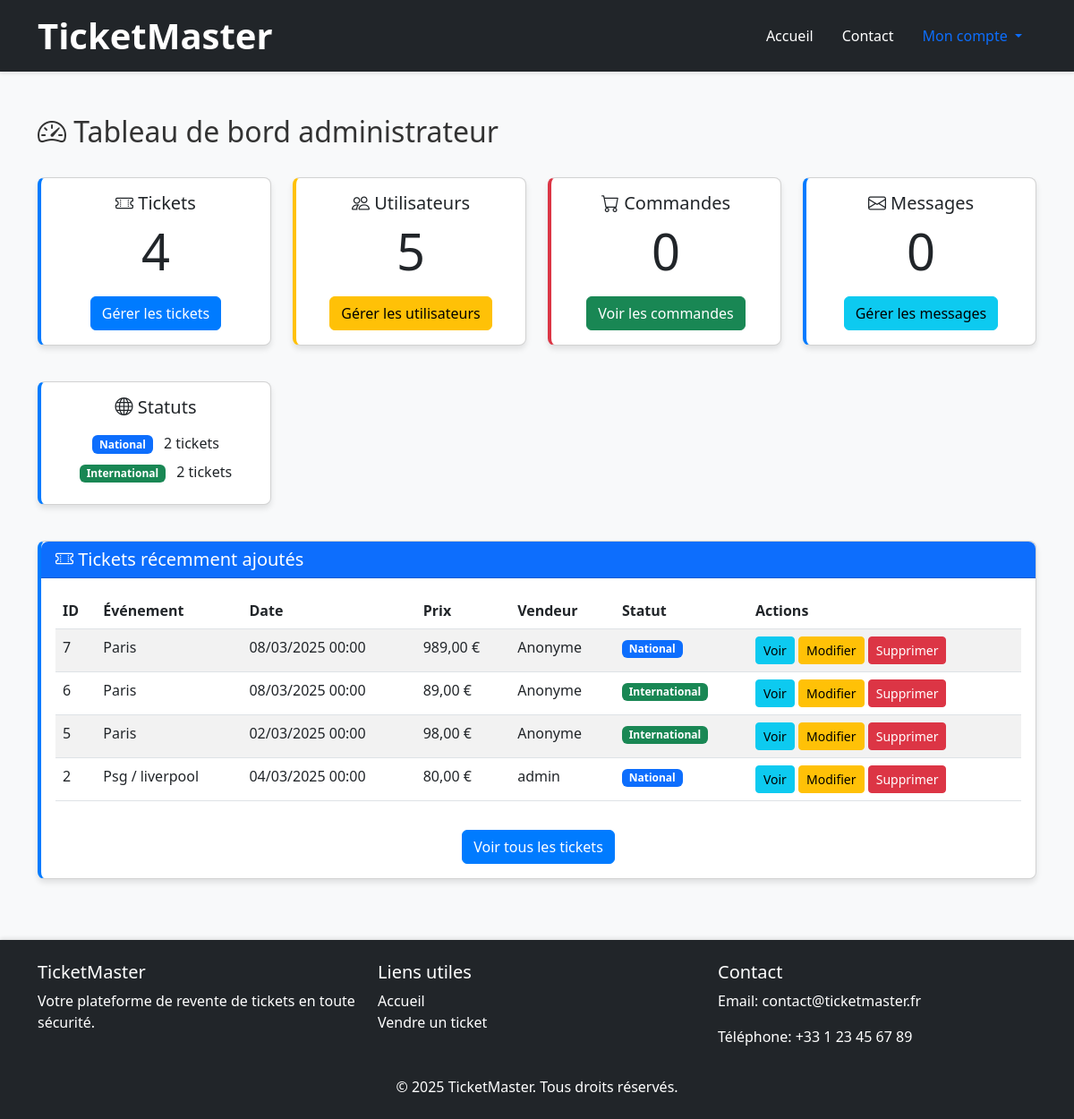
Page /admin/dashboard.php (signed in) on the committed database.
### tables this page shows
CREATE TABLE `tickets` (
  `id` int NOT NULL,
  `user_id` int DEFAULT NULL,
  `event_name` varchar(100) NOT NULL,
  `event_date` datetime NOT NULL,
  `location` varchar(100) NOT NULL,
  `price` decimal(10,2) NOT NULL,
  `status` enum('National','International') NOT NULL DEFAULT 'National'
);

CREATE TABLE `users` (
  `id` int NOT NULL,
  `username` varchar(50) NOT NULL,
  `password` varchar(255) NOT NULL,
  `email` varchar(100) NOT NULL,
  `is_admin` tinyint(1) DEFAULT '0'
);

### config/database.php (called while the page is built, shortened)
<?php
function getPDO() {
    return $GLOBALS['pdo'];
}

### admin/dashboard.php (the view, shortened to what this page needs)
<?php
require_once '../config/database.php';
try {
    $stmt = getPDO()->query('SELECT COUNT(*) FROM tickets');
    $total_tickets = $stmt->fetchColumn();
    $stmt = getPDO()->query('SELECT COUNT(*) FROM users');
    $total_users = $stmt->fetchColumn();
    $stmt = getPDO()->query('SELECT COUNT(*) FROM orders');
    $total_orders = $stmt->fetchColumn();
    $stmt = getPDO()->query('SELECT COUNT(*) FROM messages');
    $total_messages = $stmt->fetchColumn();
    $stmt = getPDO()->query('SELECT status, COUNT(*) as count FROM tickets GROUP BY status');
    $tickets_by_status = $stmt->fetchAll();
    $stmt = getPDO()->query('SELECT t.*, u.username FROM tickets t LEFT JOIN users u ON t.user_id = u.id ORDER BY t.id DESC LIMIT 5');
    $recent_tickets = $stmt->fetchAll();
} catch (PDOException $e) {
    die('Erreur lors de la récupération des statistiques: ' . $e->getMessage());
}
?>
<!DOCTYPE html>
<html lang="fr">
<head>
    <link rel="stylesheet" href="https://cdn.jsdelivr.net/npm/bootstrap@5.3.0/dist/css/bootstrap.min.css">
    <link rel="stylesheet" href="https://cdn.jsdelivr.net/npm/bootstrap-icons@1.10.0/font/bootstrap-icons.css">
    <link rel="stylesheet" href="../assets/css/style.css">
</head>
<body>
    <?php include '../includes/header.php'; ?>
    <div class="container mt-5 admin-dashboard">
        <div class="d-flex justify-content-between align-items-center mb-4">
            <h2><i class="bi bi-speedometer2"></i> Tableau de bord administrateur</h2>
        </div>
        <div class="row mb-4">
            <div class="col-md-3">
                <div class="card text-center mb-3">
                    <div class="card-body">
                        <h5 class="card-title"><i class="bi bi-ticket-perforated"></i> Tickets</h5>
                        <p class="card-text display-4"><?php echo $total_tickets; ?></p>
                        <a href="tickets.php" class="btn btn-primary">Gérer les tickets</a>
                    </div>
                </div>
            </div>
            <div class="col-md-3">
                <div class="card text-center mb-3 users">
                    <div class="card-body">
                        <h5 class="card-title"><i class="bi bi-people"></i> Utilisateurs</h5>
                        <p class="card-text display-4"><?php echo $total_users; ?></p>
                        <a href="users.php" class="btn btn-warning">Gérer les utilisateurs</a>
                    </div>
                </div>
            </div>
            <div class="col-md-3">
                <div class="card text-center mb-3 orders">
                    <div class="card-body">
                        <h5 class="card-title"><i class="bi bi-cart"></i> Commandes</h5>
                        <p class="card-text display-4"><?php echo $total_orders; ?></p>
                        <a href="orders.php" class="btn btn-success">Voir les commandes</a>
                    </div>
                </div>
            </div>
            <div class="col-md-3">
                <div class="card text-center mb-3 messages">
                    <div class="card-body">
                        <h5 class="card-title"><i class="bi bi-envelope"></i> Messages</h5>
                        <p class="card-text display-4"><?php echo $total_messages; ?>
                        </p>
                        <a href="messages.php" class="btn btn-info">Gérer les messages</a>
                    </div>
                </div>
            </div>
        </div>
        <div class="row mb-4">
            <div class="col-md-3">
                <div class="card text-center mb-3">
                    <div class="card-body">
                        <h5 class="card-title"><i class="bi bi-globe"></i> Statuts</h5>
                        <div class="mt-3">
                            <?php foreach ($tickets_by_status as $status): ?>
                                <div class="mb-2">
                                    <span class="badge <?php echo $status['status'] === 'National' ? 'bg-primary' : 'bg-success'; ?>">
                                        <?php echo $status['status']; ?>
                                    </span>
                                    <span class="ms-2"><?php echo $status['count']; ?> tickets</span>
                                </div>
                            <?php endforeach; ?>
                        </div>
                    </div>
                </div>
            </div>
        </div>
        <div class="row">
            <div class="col-md-12">
                <div class="card">
                    <div class="card-header bg-primary text-white">
                        <h5 class="mb-0"><i class="bi bi-ticket-perforated"></i> Tickets récemment ajoutés</h5>
                    </div>
                    <div class="card-body">
                        <?php if (empty($recent_tickets)): ?>
                            <p class="text-center">Aucun ticket récent.</p>
                        <?php else: ?>
                            <div class="table-responsive">
                                <table class="table table-striped table-hover">
                                    <thead>
                                        <tr>
                                            <th>ID</th>
                                            <th>Événement</th>
                                            <th>Date</th>
                                            <th>Prix</th>
                                            <th>Vendeur</th>
                                            <th>Statut</th>
                                            <th>Actions</th>
                                        </tr>
                                    </thead>
                                    <tbody>
                                        <?php foreach ($recent_tickets as $ticket): ?>
                                            <tr>
                                                <td><?php echo $ticket['id']; ?></td>
                                                <td><?php echo htmlspecialchars($ticket['event_name']); ?></td>
                                                <td><?php echo date('d/m/Y H:i', strtotime($ticket['event_date'])); ?></td>
                                                <td><?php echo number_format($ticket['price'], 2, ',', ' '); ?> €</td>
                                                <td><?php echo $ticket['username'] ? htmlspecialchars($ticket['username']) : 'Anonyme'; ?></td>
                                                <td>
                                                    <span class="badge <?php echo $ticket['status'] === 'National' ? 'bg-primary' : 'bg-success'; ?>">
                                                        <?php echo htmlspecialchars($ticket['status']); ?>
                                                    </span>
                                                </td>
                                                <td>
                                                    <a href="../tickets/view.php?id=<?php echo $ticket['id']; ?>" class="btn btn-sm btn-info">Voir</a>
                                                    <a href="../tickets/edit.php?id=<?php echo $ticket['id']; ?>" class="btn btn-sm btn-warning">Modifier</a>
                                                    <a href="../tickets/delete.php?id=<?php echo $ticket['id']; ?>" class="btn btn-sm btn-danger" onclick="return confirm('Êtes-vous sûr de vouloir supprimer ce ticket ?');">Supprimer</a>
                                                </td>
                                            </tr>
                                        <?php endforeach; ?>
                                    </tbody>
                                </table>
                            </div>
                            <div class="text-center mt-3">
                                <a href="tickets.php" class="btn btn-primary">Voir tous les tickets</a>
                            </div>
                        <?php endif; ?>
                    </div>
                </div>
            </div>
        </div>
    </div>
    <?php include '../includes/footer.php'; ?>
</body>
</html>

### assets/css/style.css (style rules this page uses)
body { font-family: 'Segoe UI', Tahoma, Geneva, Verdana, sans-serif; background-color: #f8f9fa; color: #333; }
.card { border-radius: 8px; box-shadow: 0 4px 6px rgba(0, 0, 0, 0.1); transition: transform 0.3s ease; margin-bottom: 20px; }
.card-header { border-radius: 8px 8px 0 0 !important; }
.btn-primary { background-color: #007bff; border-color: #007bff; }
.btn-danger { background-color: #dc3545; border-color: #dc3545; }
.admin-dashboard .card { border-left: 4px solid #007bff; }
.admin-dashboard .card.users { border-left-color: #ffc107; }
.admin-dashboard .card.orders { border-left-color: #dc3545; }

### rows in the picture
tickets: id "7", event_name "Paris", event_date "08/03/2025 00:00", price "989,00", shows "Anonyme", status "National"
tickets: id "6", event_name "Paris", event_date "08/03/2025 00:00", price "89,00", shows "Anonyme", status "International"
tickets: id "5", event_name "Paris", event_date "02/03/2025 00:00", price "98,00", shows "Anonyme", status "International"
tickets: id "2", event_name "Psg / liverpool", event_date "04/03/2025 00:00", price "80,00", user.username "admin", status "National"

### other values in the picture
$total_tickets "4"
$total_users "5"
$total_orders "0"
$total_messages "0"
$status['status'] "National"
$status['count'] "2"
$status['status'] "International"
